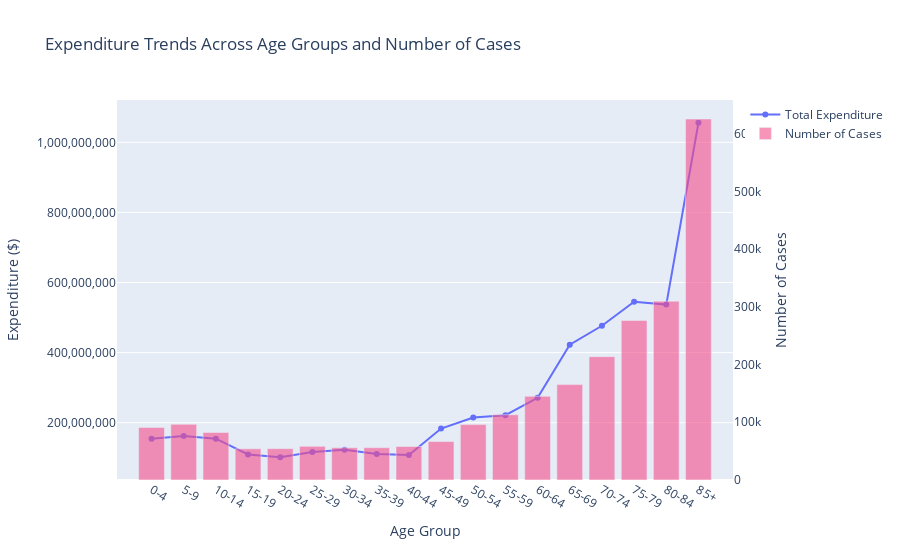

Notebook code for this chart:
### Code cell
import plotly.graph_objects as go

# Create a line chart for Expenditure
line_trace = go.Scatter(
    x=summarization_df['Age Group'],
    y=summarization_df['Total Expenditure'],
    mode='lines+markers',  # Continuous line with markers
    name='Total Expenditure',
    line=dict(shape='linear'),  # Ensures the line is continuous
    marker=dict(size=6),
    yaxis='y1'  # Use the primary y-axis for the line chart
)

# Create a bar chart for the Number of Cases
bar_trace = go.Bar(
    x=summarization_df['Age Group'],
    y=summarization_df['Number of Cases'],
    name='Number of Cases',
    marker=dict(color='rgba(246, 78, 139, 0.6)'),
    yaxis='y2'  # Use the secondary y-axis for the bar chart
)

# Layout updates
layout = go.Layout(
    title="Expenditure Trends Across Age Groups and Number of Cases",
    xaxis=dict(title='Age Group'),
    yaxis=dict(
        title='Expenditure ($)',
        tickformat=',.0f',  # Thousand separator for Expenditure
        side='left',  # Position the y-axis on the left
        showgrid=True
    ),
    yaxis2=dict(
        title='Number of Cases',
        overlaying='y',  # Overlay the second y-axis on top of the first
        side='right',  # Position the second y-axis on the right side
        showgrid=False  # Optional: Hide the grid for the second axis
    ),
    barmode='group',  # Group the bar and line chart
    hovermode='closest'
)

# Combine traces into a single figure
fig = go.Figure(data=[line_trace, bar_trace], layout=layout)

# Update hover template for the line chart
fig.update_traces(
    hovertemplate='Expenditure: $%{y:,.0f}<extra></extra>',
    selector=dict(mode='lines+markers')  # Apply only to line chart
)

# Show the chart
fig.show()

### Figure 1 — Plotly figure (JSON) as saved in the notebook; plotly's stock layout.template omitted (floating-point values rounded to 4 significant figures)
{"data": [{"hovertemplate": "Expenditure: $%{y:,.0f}<extra></extra>", "line": {"shape": "linear"}, "marker": {"size": 6}, "mode": "lines+markers", "name": "Total Expenditure", "type": "scatter", "x": ["0-4", "5-9", "10-14", "15-19", "20-24", "25-29", "30-34", "35-39", "40-44", "45-49", "50-54", "55-59", "60-64", "65-69", "70-74", "75-79", "80-84", "85+"], "y": [154300000.0, 162200000.0, 154400000.0, 109200000.0, 101400000.0, 116000000.0, 122600000.0, 110500000.0, 107500000.0, 183300000.0, 214700000.0, 221400000.0, 271100000.0, 422700000.0, 476600000.0, 545000000.0, 537000000.0, 1056000000.0], "yaxis": "y"}, {"marker": {"color": "rgba(246, 78, 139, 0.6)"}, "name": "Number of Cases", "type": "bar", "x": ["0-4", "5-9", "10-14", "15-19", "20-24", "25-29", "30-34", "35-39", "40-44", "45-49", "50-54", "55-59", "60-64", "65-69", "70-74", "75-79", "80-84", "85+"], "y": [91025, 96492, 82390, 54065, 54318, 58399, 55902, 55990, 58003, 66682, 95975, 113080, 145035, 165319, 213686, 276496, 309914, 625548], "yaxis": "y2"}], "layout": {"barmode": "group", "hovermode": "closest", "title": {"text": "Expenditure Trends Across Age Groups and Number of Cases"}, "xaxis": {"title": {"text": "Age Group"}}, "yaxis": {"showgrid": true, "side": "left", "tickformat": ",.0f", "title": {"text": "Expenditure ($)"}}, "yaxis2": {"overlaying": "y", "showgrid": false, "side": "right", "title": {"text": "Number of Cases"}}}}
